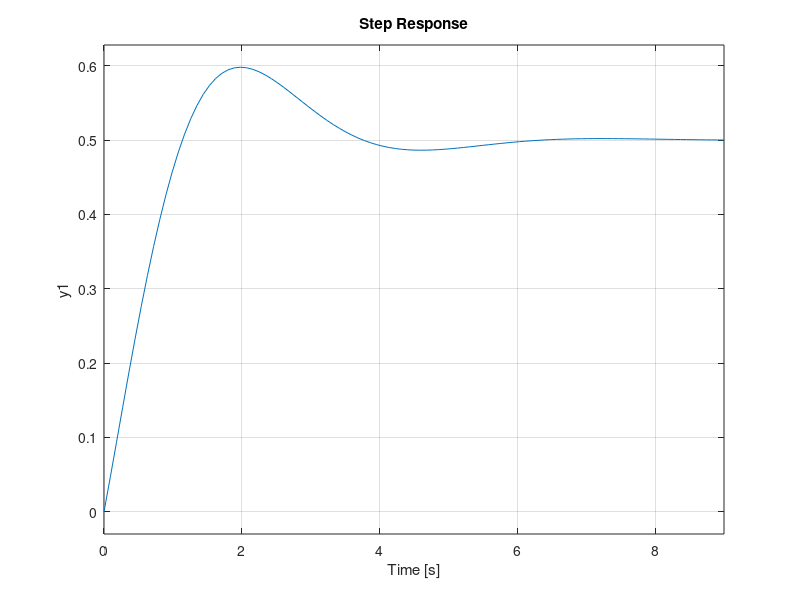

Recreate this plot in MATLAB.
% Example 4.40
clear all; clc; clf;

num = [1 2]; den = [2 3 4]; H = tf(num, den)

subplot(211); impulse(H); grid on
subplot(212); step(H); grid on
